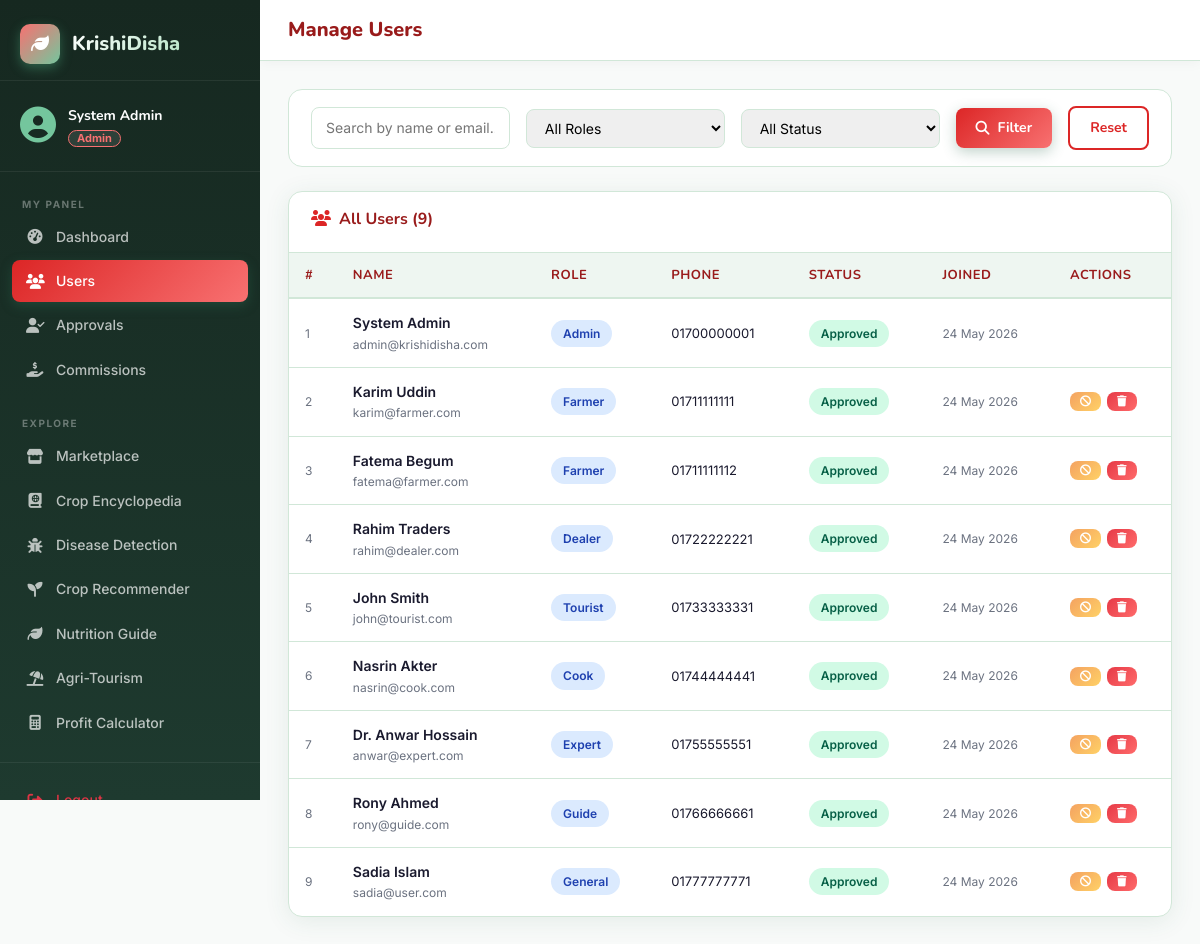
The page /admin/users.php (signed in) on the database its author committed.
### tables this page shows
CREATE TABLE USER (
    id INT AUTO_INCREMENT PRIMARY KEY,
    name VARCHAR(100) NOT NULL,
    email VARCHAR(150) NOT NULL UNIQUE,
    password_hash VARCHAR(255) NOT NULL,
    phone VARCHAR(20),
    role ENUM('admin','farmer','dealer','tourist','cook','expert','guide','general') NOT NULL,
    status ENUM('pending','approved','suspended') NOT NULL DEFAULT 'pending',
    profile_image VARCHAR(255) DEFAULT 'assets/images/default_avatar.png',
    created_at TIMESTAMP DEFAULT CURRENT_TIMESTAMP
);

### admin/users.php (the view, shortened to what this page needs)
<?php
require_once __DIR__ . '/../config/db.php';
$search        = trim($_GET['q'] ?? '');
$where = ['1=1']; $params = [];
$sql   = "SELECT * FROM USER WHERE " . implode(' AND ', $where) . " ORDER BY created_at DESC";
$stmt  = $pdo->prepare($sql);
$stmt->execute($params);
$users = $stmt->fetchAll();
?>
<?php include __DIR__ . '/../includes/header.php'; ?>
<div class="layout-wrapper">
<?php include __DIR__ . '/../includes/sidebar.php'; ?>
<div class="main-content">
    <div class="topbar">
        <div class="d-flex align-items-center gap-3">
            <div class="topbar-title">Manage Users</div>
        </div>
    </div>
    <div class="page-body">
        <form class="filter-bar" method="GET">
            <input type="text" name="q" placeholder="Search by name or email..." value="<?= htmlspecialchars($search) ?>">
            <select name="role">
                <option value="">All Roles</option>
            </select>
            <select name="status">
                <option value="">All Status</option>
            </select>
            <button type="submit" class="btn-kd btn-kd-primary"><i class="fa-solid fa-search"></i> Filter</button>
            <a href="users.php" class="btn-kd btn-kd-outline">Reset</a>
        </form>
        <div class="card-kd">
            <div class="card-header-kd">
                <h5><i class="fa-solid fa-users me-2" style="color:var(--primary);"></i>All Users (<?= count($users) ?>)</h5>
            </div>
            <div class="card-body-kd p-0">
                <table class="table-kd">
                    <thead><tr><th>#</th><th>Name</th><th>Role</th><th>Phone</th><th>Status</th><th>Joined</th><th>Actions</th></tr></thead>
                    <tbody>
                    <?php foreach ($users as $u): ?>
                    <tr>
                        <td style="color:var(--text-muted); font-size:12px;"><?= $u['id'] ?></td>
                        <td>
                            <div style="font-weight:600;"><?= htmlspecialchars($u['name']) ?></div>
                            <div style="font-size:12px; color:var(--text-muted);"><?= htmlspecialchars($u['email']) ?></div>
                        </td>
                        <td><span class="badge-kd badge-info"><?= ucfirst($u['role']) ?></span></td>
                        <td style="font-size:13px;"><?= htmlspecialchars($u['phone'] ?? '—') ?></td>
                        <td>
                            <?php $cls = ['approved'=>'badge-success','pending'=>'badge-warning','suspended'=>'badge-danger']; ?>
                            <span class="badge-kd <?= $cls[$u['status']] ?? 'badge-muted' ?>"><?= ucfirst($u['status']) ?></span>
                        </td>
                        <td style="font-size:12px; color:var(--text-muted);"><?= date('d M Y', strtotime($u['created_at'])) ?></td>
                        <td>
                            <div style="display:flex; gap:6px; flex-wrap:wrap;">
                                <?php if ($u['status'] !== 'suspended' && $u['role'] !== 'admin'): ?>
                                <a href="?suspend=<?= $u['id'] ?>" class="btn-kd btn-kd-gold" style="padding:4px 10px; font-size:11px; color:#fff;" data-confirm="Suspend this user?"><i class="fa-solid fa-ban"></i></a>
                                <?php endif; ?>
                                <?php if ($u['role'] !== 'admin'): ?>
                                <a href="?delete=<?= $u['id'] ?>" class="btn-kd btn-kd-danger" style="padding:4px 10px; font-size:11px;" data-confirm="DELETE this user? This cannot be undone."><i class="fa-solid fa-trash"></i></a>
                                <?php endif; ?>
                            </div>
                        </td>
                    </tr>
                    <?php endforeach; ?>
                    </tbody>
                </table>
            </div>
        </div>
    </div>
</div>
</div>
<?php include __DIR__ . '/../includes/footer.php'; ?>

### assets/css/style.css (style rules this page uses)
:root { --primary: #2d6a4f; --primary-light: #52b788; --primary-dark: #1b4332; --accent: #74c69d; --accent2: #b7e4c7; --accent3: #d8f3dc; --gold: #f4a261; --gold-light: #ffd166; --danger: #e63946; --warning: #f4a261; --info: #4895ef; --dark: #0d1b14; --dark2: #162820; --dark3: #1e3a2f; --surface: #ffffff; --surface2: #f8faf9; --surface3: #eef6f1; --text: #1a1a2e; --text-muted: #6b7280; --border: #d1e7d8; --sidebar-w: 260px; --radius: 14px; --radius-sm: 8px; --shadow: 0 4px 24px rgba(45,106,79,0.10); --shadow-lg: 0 8px 40px rgba(45,106,79,0.18); --transition: 0.25s cubic-bezier(0.4,0,0.2,1); }
*, *::before, *::after { box-sizing: border-box; margin: 0; padding: 0; }
html { scroll-behavior: smooth; }
body { font-family: 'Inter', sans-serif; font-size: 15px; color: var(--text); background: var(--surface2); line-height: 1.6; }
h1,h2,h3,h4,h5,h6 { font-family: 'Nunito', sans-serif; font-weight: 700; }
a { text-decoration: none; color: inherit; }
.layout-wrapper { display: flex; min-height: 100vh; }
.main-content { margin-left: var(--sidebar-w); flex: 1; display: flex; flex-direction: column; min-height: 100vh; }
.topbar { background: var(--surface); border-bottom: 1px solid var(--border); padding: 14px 28px; display: flex; align-items: center; justify-content: space-between; position: sticky; top: 0; z-index: 100; box-shadow: 0 2px 12px rgba(0,0,0,0.04); }
.topbar-title { font-family: 'Nunito', sans-serif; font-size: 20px; font-weight: 800; color: var(--primary-dark); }
.page-body { padding: 28px; flex: 1; }
.card-kd { background: var(--surface); border: 1px solid var(--border); border-radius: var(--radius); box-shadow: var(--shadow); transition: transform var(--transition), box-shadow var(--transition); overflow: hidden; }
.card-kd .card-header-kd { padding: 18px 22px 14px; border-bottom: 1px solid var(--border); display: flex; align-items: center; justify-content: space-between; }
.card-kd .card-header-kd h5 { font-size: 16px; font-weight: 700; color: var(--primary-dark); }
.card-kd .card-body-kd { padding: 20px 22px; }
.btn-kd { display: inline-flex; align-items: center; gap: 8px; padding: 9px 20px; border-radius: var(--radius-sm); font-family: 'Nunito', sans-serif; font-weight: 700; font-size: 14px; border: none; cursor: pointer; transition: all var(--transition); text-decoration: none; }
.btn-kd-primary { background: linear-gradient(135deg, var(--primary), var(--primary-light)); color: #fff; box-shadow: 0 4px 14px rgba(45,106,79,0.3); }
.btn-kd-outline { background: transparent; border: 2px solid var(--primary); color: var(--primary); }
.btn-kd-danger { background: linear-gradient(135deg, var(--danger), #ff6b6b); color: #fff; }
.btn-kd-gold { background: linear-gradient(135deg, var(--gold), var(--gold-light)); color: #fff; }
.table-kd { width: 100%; border-collapse: collapse; }
.table-kd thead th { background: var(--surface3); color: var(--primary-dark); font-family: 'Nunito', sans-serif; font-weight: 700; font-size: 13px; letter-spacing: 0.5px; text-transform: uppercase; padding: 12px 16px; border-bottom: 2px solid var(--border); }
.table-kd tbody td { padding: 13px 16px; border-bottom: 1px solid var(--border); font-size: 14px; vertical-align: middle; transition: background var(--transition); }
.table-kd tbody tr:last-child td { border-bottom: none; }
.badge-kd { display: inline-flex; align-items: center; gap: 5px; padding: 4px 12px; border-radius: 20px; font-size: 12px; font-weight: 600; }
.badge-success { background: #d1fae5; color: #065f46; }
.badge-info { background: #dbeafe; color: #1e40af; }
.filter-bar { background: var(--surface); border: 1px solid var(--border); border-radius: var(--radius); padding: 16px 22px; margin-bottom: 24px; display: flex; gap: 16px; align-items: center; flex-wrap: wrap; }
.filter-bar input, .filter-bar select { flex: 1; min-width: 160px; padding: 9px 14px; border: 1.5px solid var(--border); border-radius: var(--radius-sm); font-size: 14px; outline: none; transition: border-color var(--transition); }

### rows shown on the page
user: id "1", name "System Admin", email "admin@krishidisha.com", role "Admin", phone "01700000001", status "Approved", created_at "24 May 2026"
user: id "2", name "Karim Uddin", email "karim@farmer.com", role "Farmer", phone "01711111111", status "Approved", created_at "24 May 2026"
user: id "3", name "Fatema Begum", email "fatema@farmer.com", role "Farmer", phone "01711111112", status "Approved", created_at "24 May 2026"
user: id "4", name "Rahim Traders", email "rahim@dealer.com", role "Dealer", phone "01722222221", status "Approved", created_at "24 May 2026"
user: id "5", name "John Smith", email "john@tourist.com", role "Tourist", phone "01733333331", status "Approved", created_at "24 May 2026"
user: id "6", name "Nasrin Akter", email "nasrin@cook.com", role "Cook", phone "01744444441", status "Approved", created_at "24 May 2026"
user: id "7", name "Dr. Anwar Hossain", email "anwar@expert.com", role "Expert", phone "01755555551", status "Approved", created_at "24 May 2026"
user: id "8", name "Rony Ahmed", email "rony@guide.com", role "Guide", phone "01766666661", status "Approved", created_at "24 May 2026"
user: id "9", name "Sadia Islam", email "sadia@user.com", role "General", phone "01777777771", status "Approved", created_at "24 May 2026"

### other values the page prints
$userName "System Admin"
$role "Admin"
$item['label'] "Dashboard"
$item['label'] "Users"
$item['label'] "Approvals"
$item['label'] "Commissions"
$item['label'] "Marketplace"
$item['label'] "Crop Encyclopedia"
$item['label'] "Disease Detection"
$item['label'] "Crop Recommender"
$item['label'] "Nutrition Guide"
$item['label'] "Agri-Tourism"
$item['label'] "Profit Calculator"
count($users) "9"
